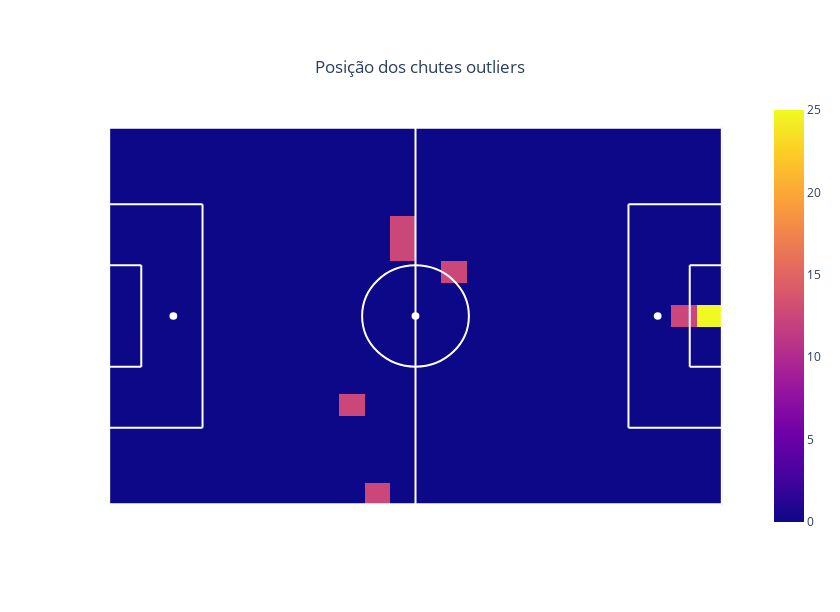

Notebook source saved alongside this figure:
### Code cell
nb_shots, x,y, df_shots = p.prepare_heatmap(outliers, 'x', 'y', 24,17, return_df = True)
share_shots = nb_shots / nb_shots.sum() * 100

# plot the heatmap
dict_info = {"Proporção de chutes (em %)": {"values": share_shots, "display_type": ".2f"},
             "Número de chutes": {"values": nb_shots, "display_type": ".0f"}}
fig = p.create_heatmap(x, y, share_shots, dict_info, title_name="Posição dos chutes outliers")
fig.show()

### Figure 1 — Plotly figure (JSON) as saved in the notebook; plotly's stock layout.template omitted (floating-point values rounded to 4 significant figures; data arrays with more than 128 entries replaced by an {"elided": "..."} marker saying what was removed)
{"data": [{"hoverinfo": "text", "text": {"elided": "17x24 str values"}, "type": "heatmap", "x": [2.188, 6.562, 10.94, 15.31, 19.69, 24.06, 28.44, 32.81, 37.19, 41.56, 45.94, 50.31, 54.69, 59.06, 63.44, 67.81, 72.19, 76.56, 80.94, 85.31, 89.69, 94.06, 98.44, 102.8], "y": [66, 62, 58, 54, 50, 46, 42, 38, 34, 30, 26, 22, 18, 14, 10, 6, 2], "z": {"elided": "17x24 float values"}, "zsmooth": false}], "layout": {"autosize": false, "height": 612, "plot_bgcolor": "white", "shapes": [{"line": {"color": "white", "width": 2}, "type": "line", "x0": 52.5, "x1": 52.5, "y0": 0, "y1": 68}, {"line": {"color": "white", "width": 2}, "type": "line", "x0": 0, "x1": 16, "y0": 54.16, "y1": 54.16}, {"line": {"color": "white", "width": 2}, "type": "line", "x0": 16, "x1": 16, "y0": 54.16, "y1": 13.84}, {"line": {"color": "white", "width": 2}, "type": "line", "x0": 16, "x1": 0, "y0": 13.84, "y1": 13.84}, {"line": {"color": "white", "width": 2}, "type": "line", "x0": 0, "x1": 5.5, "y0": 24.84, "y1": 24.84}, {"line": {"color": "white", "width": 2}, "type": "line", "x0": 5.5, "x1": 5.5, "y0": 24.84, "y1": 43.16}, {"line": {"color": "white", "width": 2}, "type": "line", "x0": 5.5, "x1": 0, "y0": 43.16, "y1": 43.16}, {"line": {"color": "white", "width": 2}, "type": "line", "x0": 105, "x1": 89, "y0": 54.16, "y1": 54.16}, {"line": {"color": "white", "width": 2}, "type": "line", "x0": 89, "x1": 89, "y0": 54.16, "y1": 13.84}, {"line": {"color": "white", "width": 2}, "type": "line", "x0": 89, "x1": 105, "y0": 13.84, "y1": 13.84}, {"line": {"color": "white", "width": 2}, "type": "line", "x0": 105, "x1": 99.5, "y0": 24.84, "y1": 24.84}, {"line": {"color": "white", "width": 2}, "type": "line", "x0": 99.5, "x1": 99.5, "y0": 24.84, "y1": 43.16}, {"line": {"color": "white", "width": 2}, "type": "line", "x0": 99.5, "x1": 105, "y0": 43.16, "y1": 43.16}, {"fillcolor": "white", "line": {"color": "white"}, "type": "circle", "x0": 10.5, "x1": 11.5, "xref": "x", "y0": 33.5, "y1": 34.5, "yref": "y"}, {"fillcolor": "white", "line": {"color": "white"}, "type": "circle", "x0": 93.5, "x1": 94.5, "xref": "x", "y0": 33.5, "y1": 34.5, "yref": "y"}, {"fillcolor": "white", "line": {"color": "white"}, "type": "circle", "x0": 52, "x1": 53, "xref": "x", "y0": 33.5, "y1": 34.5, "yref": "y"}, {"line": {"color": "white"}, "type": "circle", "x0": 43.35, "x1": 61.65, "xref": "x", "y0": 24.85, "y1": 43.15, "yref": "y"}, {"line": {"color": "white", "width": 2}, "type": "line", "x0": 0, "x1": 105, "y0": 0, "y1": 0}, {"line": {"color": "white", "width": 2}, "type": "line", "x0": 0, "x1": 0, "y0": 0, "y1": 68}, {"line": {"color": "white", "width": 2}, "type": "line", "x0": 0, "x1": 105, "y0": 68, "y1": 68}, {"line": {"color": "white", "width": 2}, "type": "line", "x0": 105, "x1": 105, "y0": 0, "y1": 68}, {"line": {"color": "white", "width": 2}, "type": "line", "x0": 0, "x1": -2, "y0": 30.34, "y1": 30.34}, {"line": {"color": "white", "width": 2}, "type": "line", "x0": 0, "x1": -2, "y0": 37.66, "y1": 37.66}, {"line": {"color": "white", "width": 2}, "type": "line", "x0": -2, "x1": -2, "y0": 30.34, "y1": 37.66}, {"line": {"color": "white", "width": 2}, "type": "line", "x0": 105, "x1": 107, "y0": 30.34, "y1": 30.34}, {"line": {"color": "white", "width": 2}, "type": "line", "x0": 105, "x1": 107, "y0": 37.66, "y1": 37.66}, {"line": {"color": "white", "width": 2}, "type": "line", "x0": 107, "x1": 107, "y0": 30.34, "y1": 37.66}], "title": {"text": "Posição dos chutes outliers", "x": 0.5, "xanchor": "center", "y": 0.9, "yanchor": "top"}, "width": 840, "xaxis": {"range": [-5, 110], "showgrid": false, "showticklabels": false, "zeroline": false}, "yaxis": {"range": [-5, 73], "showgrid": false, "showticklabels": false, "zeroline": false}}}
